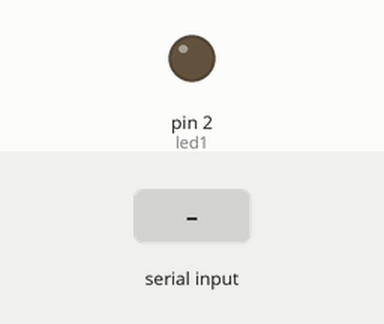
Bench run of a sketch on a simulated Arduino Uno, built with avr-gcc and run on an emulated ATmega328P. Parts: output pins drawn as LEDs (lit = HIGH). The inputs (shaded band) are chosen by the test bench.

Above: at 1.2 s.
1.3 s: "E" received over Serial
At 2.4 s:
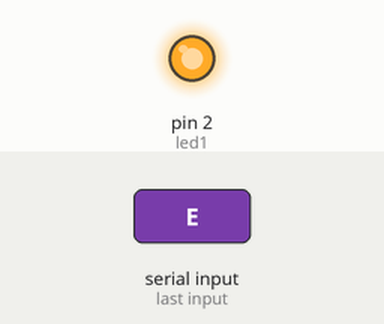
2.8 s: "A" received over Serial
At 3.6 s:
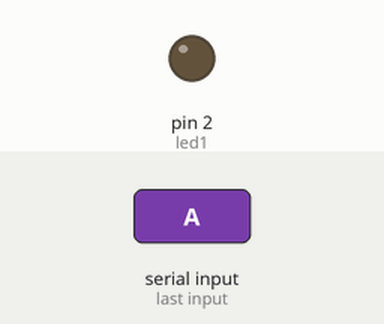
Timing chart, 0 to 5.8 s (numbered marks = the images above; inputs shaded):
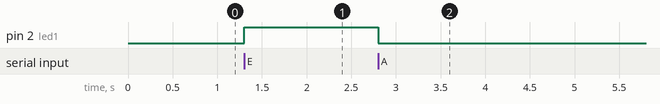

Measured:
- after the input at 1.3 s, pin 2 (led1): LOW → HIGH at once
- after the input at 2.8 s, pin 2 (led1): HIGH → LOW at once

The sketch:

Aplicacion.ino
```cpp
#define led1 2
char entrada;
void setup(){
  pinMode(led1, OUTPUT);
  Serial.begin(9600);
  }
void loop(){
  if(Serial.available()>0){
    entrada=Serial.read();
    }
    if(entrada=='E'){
      digitalWrite(led1,HIGH);
      }
      if(entrada=='A'){
        digitalWrite(led1,LOW);
        }
  }
```
